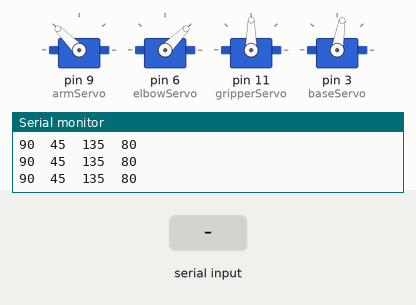
Recording of a sketch running on a simulated Arduino Uno, built with avr-gcc and run on an emulated ATmega328P. Shown: 4 × servo, the last lines printed to the serial monitor. The test bench sets the inputs (shaded band).

Above: at 1.2 s.
1.3 s: "90,45,200\n" received over Serial
At 2.5 s:
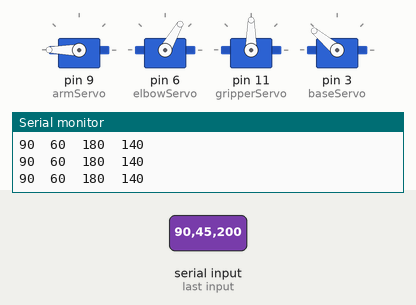
2.8 s: "5\n" received over Serial
At 3.8 s:
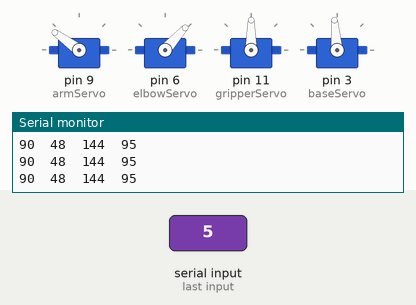
4.3 s: "30,150,10\n" received over Serial
At 5.0 s:
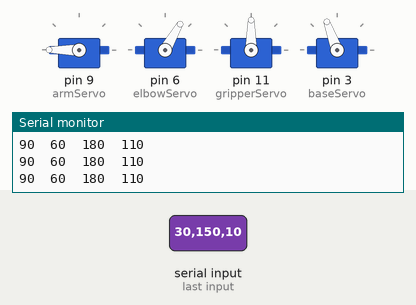
5.8 s: "1,90\n" received over Serial
At 7.0 s:
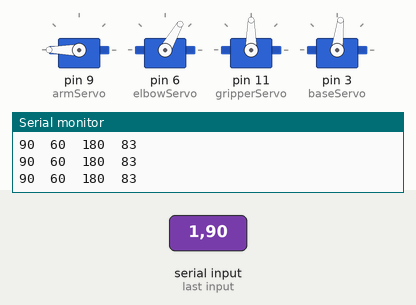
7.3 s: "0\n" received over Serial
At 8.3 s:
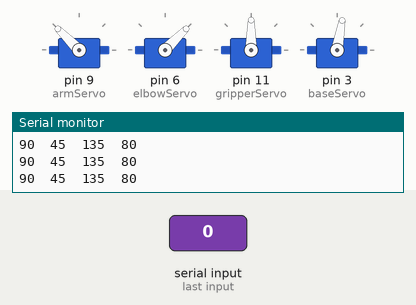
Timing chart, 0 to 10.3 s (numbered marks = the images above; inputs shaded):
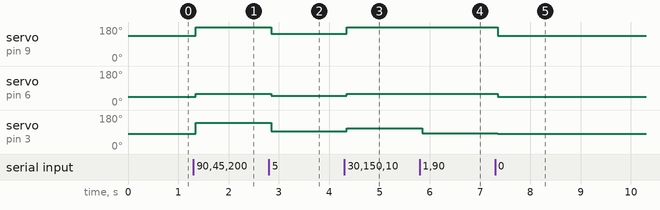

The sketch:

BluetoothArmSlave.ino
```cpp
#include<Servo.h>

Servo armServo;
Servo elbowServo;
Servo gripperServo;
Servo baseServo;

String raw;
int firstCommaIndex;
int secondCommaIndex;

String gripPos;
String elboArmPos;
String basePos;

int gripPosInt;
int elboArmPosInt;
int elboPosInt;
int armPosInt;
int basePosInt;

void control();

void setup() {
    // put your setup code here, to run once:
    Serial.begin(9600);
    Serial.setTimeout(35);
    armServo.attach(9);
    elbowServo.attach(6);
    gripperServo.attach(11);
    baseServo.attach(3);
}

void loop() {
    control();
}


void control()
{
    if (Serial.available())
    {
        raw = Serial.readString();
    }

    firstCommaIndex = raw.indexOf(',');
    secondCommaIndex = raw.indexOf(',', firstCommaIndex + 1);

    gripPos = raw.substring(0, firstCommaIndex);
    elboArmPos = raw.substring(firstCommaIndex + 1, secondCommaIndex);
    basePos = raw.substring(secondCommaIndex + 1);

    gripPosInt = gripPos.toInt();
    elboArmPosInt = elboArmPos.toInt();
    basePosInt = basePos.toInt();

    gripPosInt = map(gripPosInt, 830, 860, 90, 0);
    gripPosInt = constrain(gripPosInt, 0, 90);

    armPosInt = map(elboArmPosInt, -25, 25, 90, 180);
    armPosInt = constrain(armPosInt, 90, 180);

    elboPosInt = map(elboArmPosInt, -25, 25, 30, 60);
    elboPosInt = constrain(elboPosInt, 30, 60);

    basePosInt = map(basePosInt, -20, 20, 20, 140);
    basePosInt = constrain(basePosInt, 20, 140);

    if (gripPosInt == 90)
    {
        gripperServo.write(90);
    }
    else if (gripPosInt == 0)
    {
        gripperServo.write(0);
    }

    if (elboPosInt != 0 && armPosInt != 0 && basePosInt != 0)
    {
        elbowServo.write(elboPosInt);
        armServo.write(armPosInt);
        baseServo.write(basePosInt);
    }


    Serial.print(gripPosInt);
    Serial.print('\t');
    Serial.print(elboPosInt);
    Serial.print('\t');
    Serial.print(armPosInt);
    Serial.print('\t');
    Serial.println(basePosInt);
}
```

Measured:
- after the input at 1.3 s, servo on pin 9 (armServo): 135° → 180° after 0.05 s; servo on pin 6 (elbowServo): 45° → 60° after 0.05 s; servo on pin 3 (baseServo): 80° → 140° after 0.05 s
- after the input at 2.8 s, servo on pin 9 (armServo): 180° → 144° after 0.05 s; servo on pin 6 (elbowServo): 60° → 48° after 0.05 s; servo on pin 3 (baseServo): 140° → 95° after 0.05 s
- after the input at 4.3 s, servo on pin 9 (armServo): 144° → 180° after 0.05 s; servo on pin 6 (elbowServo): 48° → 60° after 0.05 s; servo on pin 3 (baseServo): 95° → 110° after 0.05 s
- after the input at 5.8 s, servo on pin 3 (baseServo): 110° → 83° after 0.05 s
- after the input at 7.3 s, servo on pin 9 (armServo): 180° → 135° after 0.05 s; servo on pin 6 (elbowServo): 60° → 45° after 0.05 s; servo on pin 3 (baseServo): 83° → 80° after 0.05 s
